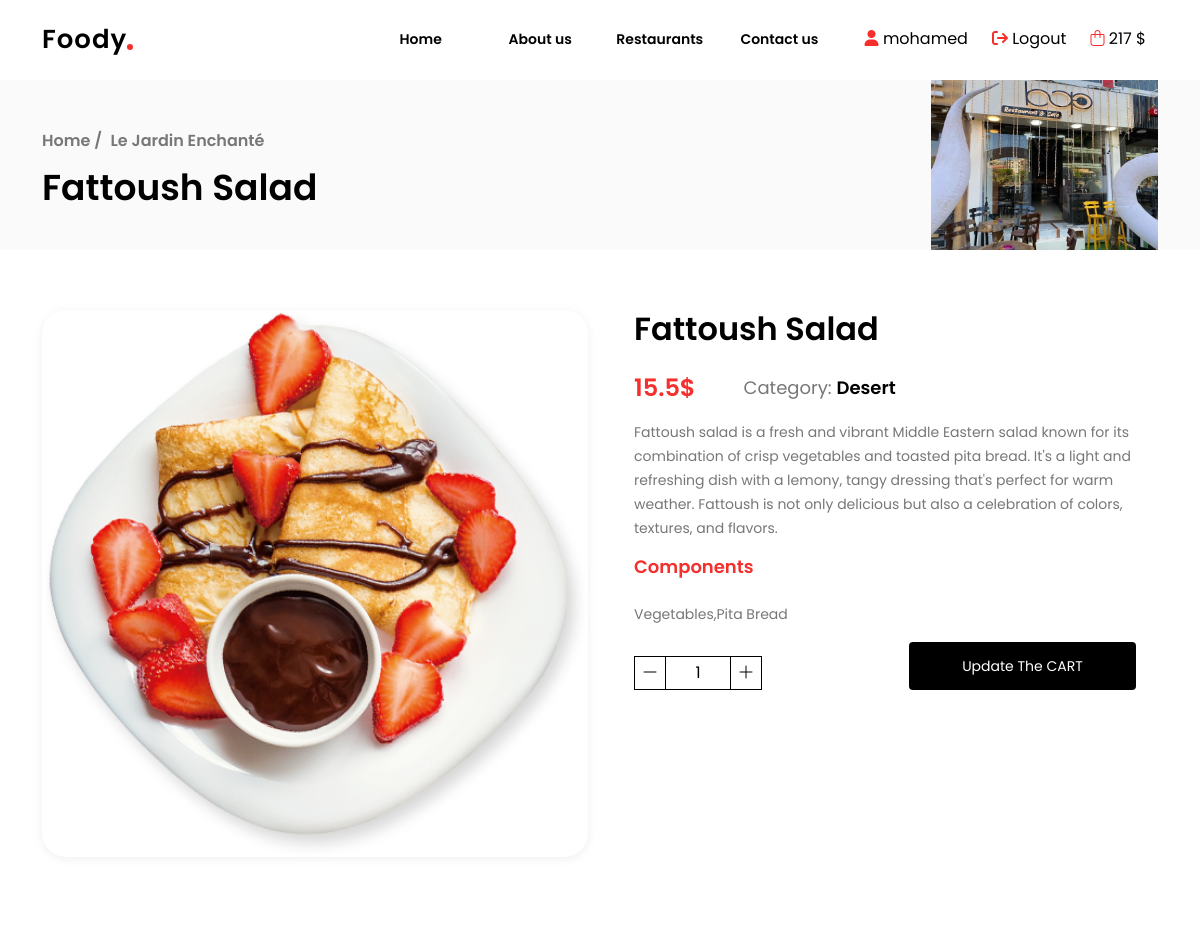
The page /product-details.php?id=6 (signed in, upper part) on the database as committed earlier.
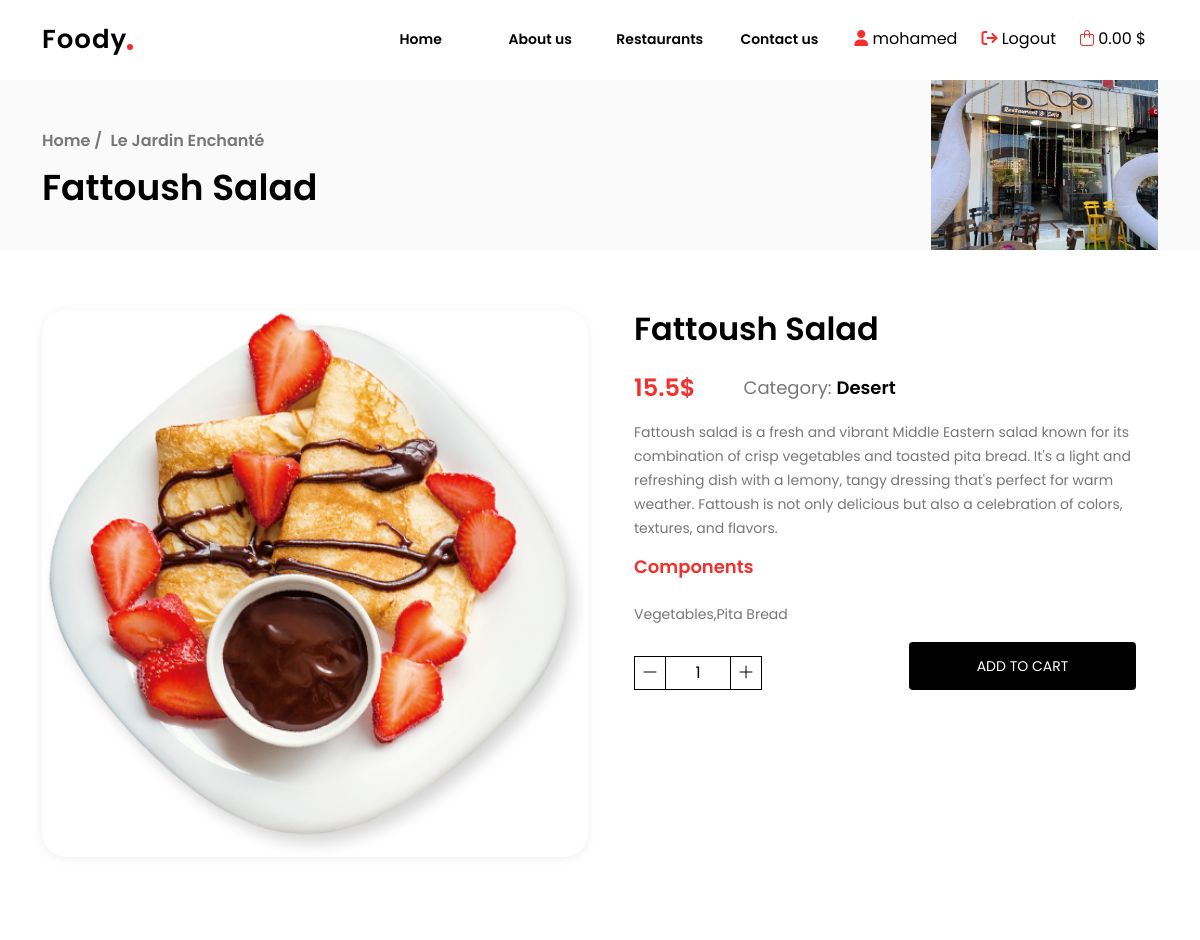
The same page on the database as committed later.
### tables this page shows
CREATE TABLE `restaurants` (
  `restaurant_id` int(11) NOT NULL,
  `restaurant_name` varchar(200) NOT NULL,
  `restaurant_address` text NOT NULL,
  `restaurant_phone` varchar(100) NOT NULL,
  `restaurant_username` varchar(250) NOT NULL,
  `restaurant_password` varchar(250) NOT NULL,
  `city_id` int(11) NOT NULL,
  `restaurant_image` varchar(500) NOT NULL
);

CREATE TABLE `cart` (
  `id` int(11) NOT NULL,
  `customer_id` int(11) DEFAULT NULL,
  `item_id` int(11) DEFAULT NULL,
  `qty` int(11) DEFAULT 0
);

### helper.php (called while the page is built, shortened)
<?php
if (!function_exists('runQuery')) {
    function runQuery($query)
    {
        $servername = "localhost";
        $username = "root";
        $password = "";
        $database = "resturants";
        $conn = new mysqli($servername, $username, $password, $database);
        $conn->set_charset("utf8");
        return $conn->query($query);
    }
}
if (!function_exists('runOneQuery')) {
    function runOneQuery($query)
    {
        $servername = "localhost";
        $username = "root";
        $password = "";
        $database = "resturants";
        $conn = new mysqli($servername, $username, $password, $database);
        return $conn->query($query)->fetch_assoc();
    }
}

### product-details.php (the view, shortened to what the changed rows need)
<?php
require 'helper.php';
$selectTheProductSql = "SELECT * FROM menu_item WHERE item_id = {$_GET['id']}";
$selectTheProductResult = runQuery($selectTheProductSql);
$selectTheProductResult = $selectTheProductResult->fetch_assoc();
$restaurantResult = runOneQuery("SELECT * FROM restaurants WHERE restaurant_id = {$selectTheProductResult['restaurant_id']}");
$customer_id = $_SESSION['user']['Customer_id'];
$item_id = $_GET['id'] ?? 0;
$selectCountSql = "SELECT * FROM `cart` where `customer_id` = $customer_id And `item_id` = {$item_id}";
$selectCountResult = runQuery($selectCountSql);
$selectCountOne = $selectCountResult->fetch_assoc();
?>
<!DOCTYPE html>
<html lang="en">
<head>
    <?php
    require_once 'layout/assets/css.php'
    ?>
</head>
<body>
<?php
require_once 'layout/inc/header.php'
?>
<main>
    <section class="section_header">
        <div class="container d-flex justify-content-between">
            <div class="navigation">
                <h2>
                    <a href="index.php">Home /</a>
                    <a href="restaurant.php?id=<?php echo $restaurantResult['restaurant_id'] ?>"><?php echo $restaurantResult['restaurant_name'] ?></a>
                    <br> <?php echo $selectTheProductResult['item_name'] ?>
                </h2>
            </div>
            <div class="thumb_img">
                <img src="<?php echo $restaurantResult['restaurant_image'] ?>" alt="thumb">
            </div>
        </div>
    </section>
    <section class="product-details-section">
        <div class="container">
            <div class="row justify-content-between">
                <div class="col-lg-6 col-12">
                    <div class="pro_overview">
                        <form action="add-to-cart.php">
                            <div class="d-flex align-items-end gap-5">
                                <div class="quantity">
                                    <button type="button" class="cartButton"
                                            data-id="<?php echo $selectTheProductResult['item_id'] ?>"
                                            data-type="minus">
                                        <i class="fa-sharp fa-light fa-minus"></i>
                                    </button>
                                    <input type="number" id="cartInput<?php echo $selectTheProductResult['item_id'] ?>"
                                           value="<?php echo $selectCountOne['qty'] ?? 1 ?>" name="qty" min="0" max="99"
                                           step="1"/>
                                    <button type="button" class="cartButton"
                                            data-id="<?php echo $selectTheProductResult['item_id'] ?>" data-type="plus">
                                        <i class="fa-sharp fa-light fa-plus"></i>
                                    </button>
                                </div>
                                <div class="add_cart">
                                    <button type="submit">
                                        <?php
                                        echo $selectCountResult->num_rows > 0 ? 'Update The CART' : 'ADD TO CART';
                                        ?>
                                    </button>
                                </div>
                            </div>
                        </form>
                    </div>
                </div>
            </div>
        </div>
    </section>
</main>
</body>
</html>

### layout/inc/header.php (shortened to what the changed rows need)
<?php
require(__DIR__ . '/../../helper.php');
$customer_id = $_SESSION['user']['Customer_id'] ?? 0;
$selectAllCartSql = "SELECT
    cart.customer_id,
    SUM(cart.qty * menu_item.item_price) AS total_price
FROM
    cart
JOIN
    menu_item ON cart.item_id = menu_item.item_id
WHERE
    cart.customer_id = {$customer_id}
GROUP BY
    cart.customer_id;";
$selectAllCartResult = runOneQuery($selectAllCartSql);
?>
<header>
    <nav class="container">
        <div class="btns">
            <?php
            if (isset($_SESSION['user']['loggedin']) && $_SESSION['user']['loggedin'] == true) {
                ?>
                <div class="btn">
                    <a href="account.php">
                        <i class="fa-solid fa-user"></i>
                        <span><?php echo $_SESSION['user']['Customer_name']; ?></span>
                    </a>
                </div>
                <div class="btn">
                    <a href="logout.php">
                        <i class="fa-solid fa-sign-out"></i>
                        <span>Logout</span>
                    </a>
                </div>
                <div class="btn">
                    <a href="shopping-cart.php">
                        <i class="fa-light fa-bag-shopping"></i>
                        <span> <?php echo $selectAllCartResult['total_price']??'0.00' ?> $</span>
                    </a>
                </div>
                <?php
            }
            ?>
        </div>
    </nav>
</header>

Rows that differ between the two databases and show on the page:
removed cart: qty "1"
Other text that changed with them:
$selectAllCartResult['total_price']: "217" → "0.00"
form field qty: (not shown) → "1"
text no longer shown: "Update The CART"
text now shown: "ADD TO CART"
